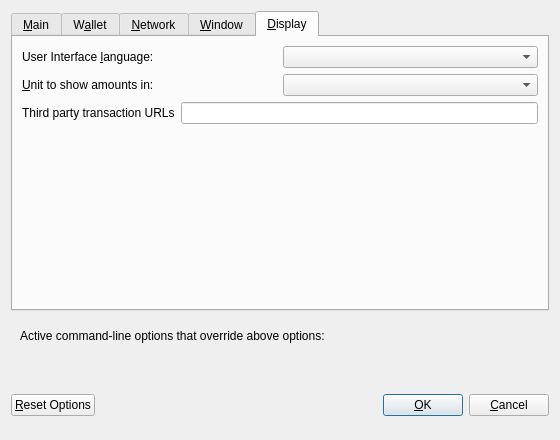
<?xml version="1.0" encoding="UTF-8"?>
<ui version="4.0">
 <class>OptionsDialog</class>
 <widget class="QDialog" name="OptionsDialog">
  <property name="geometry">
   <rect>
    <x>0</x>
    <y>0</y>
    <width>560</width>
    <height>440</height>
   </rect>
  </property>
  <property name="windowTitle">
   <string>Options</string>
  </property>
  <property name="styleSheet">
   <string notr="true"/>
  </property>
  <property name="modal">
   <bool>true</bool>
  </property>
  <layout class="QVBoxLayout" name="verticalLayout">
   <item>
    <widget class="QTabWidget" name="tabWidget">
     <property name="currentIndex">
      <number>4</number>
     </property>
     <widget class="QWidget" name="tabMain">
      <attribute name="title">
       <string>&amp;Main</string>
      </attribute>
      <layout class="QVBoxLayout" name="verticalLayout_Main">
       <item>
        <widget class="QCheckBox" name="navcoinAtStartup">
         <property name="toolTip">
          <string>Automatically start %1 after logging in to the system.</string>
         </property>
         <property name="text">
          <string>&amp;Start %1 on system login</string>
         </property>
        </widget>
       </item>
       <item>
        <layout class="QHBoxLayout" name="horizontalLayout_2_Main">
         <item>
          <widget class="QLabel" name="databaseCacheLabel">
           <property name="text">
            <string>Size of &amp;database cache</string>
           </property>
           <property name="textFormat">
            <enum>Qt::PlainText</enum>
           </property>
           <property name="buddy">
            <cstring>databaseCache</cstring>
           </property>
          </widget>
         </item>
         <item>
          <widget class="QSpinBox" name="databaseCache">
           <property name="styleSheet">
            <string notr="true"/>
           </property>
           <property name="frame">
            <bool>true</bool>
           </property>
           <property name="buttonSymbols">
            <enum>QAbstractSpinBox::NoButtons</enum>
           </property>
          </widget>
         </item>
         <item>
          <widget class="QLabel" name="databaseCacheUnitLabel">
           <property name="text">
            <string>MB</string>
           </property>
           <property name="textFormat">
            <enum>Qt::PlainText</enum>
           </property>
          </widget>
         </item>
         <item>
          <spacer name="horizontalSpacer_2_Main">
           <property name="orientation">
            <enum>Qt::Horizontal</enum>
           </property>
           <property name="sizeHint" stdset="0">
            <size>
             <width>40</width>
             <height>20</height>
            </size>
           </property>
          </spacer>
         </item>
        </layout>
       </item>
       <item>
        <layout class="QHBoxLayout" name="horizontalLayout_3_Main">
         <item>
          <widget class="QLabel" name="threadsScriptVerifLabel">
           <property name="text">
            <string>Number of script &amp;verification threads</string>
           </property>
           <property name="textFormat">
            <enum>Qt::PlainText</enum>
           </property>
           <property name="buddy">
            <cstring>threadsScriptVerif</cstring>
           </property>
          </widget>
         </item>
         <item>
          <widget class="QSpinBox" name="threadsScriptVerif">
           <property name="toolTip">
            <string>(0 = auto, &lt;0 = leave that many cores free)</string>
           </property>
           <property name="styleSheet">
            <string notr="true"/>
           </property>
           <property name="frame">
            <bool>true</bool>
           </property>
           <property name="buttonSymbols">
            <enum>QAbstractSpinBox::NoButtons</enum>
           </property>
          </widget>
         </item>
         <item>
          <spacer name="horizontalSpacer_3_Main">
           <property name="orientation">
            <enum>Qt::Horizontal</enum>
           </property>
           <property name="sizeHint" stdset="0">
            <size>
             <width>40</width>
             <height>20</height>
            </size>
           </property>
          </spacer>
         </item>
        </layout>
       </item>
       <item>
        <spacer name="verticalSpacer_Main">
         <property name="orientation">
          <enum>Qt::Vertical</enum>
         </property>
         <property name="sizeHint" stdset="0">
          <size>
           <width>20</width>
           <height>40</height>
          </size>
         </property>
        </spacer>
       </item>
      </layout>
     </widget>
     <widget class="QWidget" name="tabWallet">
      <attribute name="title">
       <string>W&amp;allet</string>
      </attribute>
      <layout class="QVBoxLayout" name="verticalLayout_Wallet">
       <item>
        <widget class="QGroupBox" name="groupBox">
         <property name="title">
          <string>Expert</string>
         </property>
         <layout class="QVBoxLayout" name="verticalLayout_2"/>
        </widget>
       </item>
       <item>
        <widget class="QCheckBox" name="coinControlFeatures">
         <property name="toolTip">
          <string>Whether to show coin control features or not.</string>
         </property>
         <property name="text">
          <string>Enable coin &amp;control features</string>
         </property>
        </widget>
       </item>
       <item>
        <widget class="QCheckBox" name="spendZeroConfChange">
         <property name="toolTip">
          <string>If you disable the spending of unconfirmed change, the change from a transaction cannot be used until that transaction has at least one confirmation. This also affects how your balance is computed.</string>
         </property>
         <property name="text">
          <string>&amp;Spend unconfirmed change</string>
         </property>
        </widget>
       </item>
       <item>
        <spacer name="verticalSpacer_Wallet">
         <property name="orientation">
          <enum>Qt::Vertical</enum>
         </property>
         <property name="sizeHint" stdset="0">
          <size>
           <width>20</width>
           <height>40</height>
          </size>
         </property>
        </spacer>
       </item>
      </layout>
     </widget>
     <widget class="QWidget" name="tabNetwork">
      <attribute name="title">
       <string>&amp;Network</string>
      </attribute>
      <layout class="QVBoxLayout" name="verticalLayout_Network">
       <item>
        <widget class="QCheckBox" name="mapPortUpnp">
         <property name="toolTip">
          <string>Automatically open the NavCoin client port on the router. This only works when your router supports UPnP and it is enabled.</string>
         </property>
         <property name="text">
          <string>Map port using &amp;UPnP</string>
         </property>
        </widget>
       </item>
       <item>
        <widget class="QCheckBox" name="allowIncoming">
         <property name="toolTip">
          <string>Accept connections from outside</string>
         </property>
         <property name="text">
          <string>Allow incoming connections</string>
         </property>
        </widget>
       </item>
       <item>
        <widget class="QCheckBox" name="connectSocks">
         <property name="toolTip">
          <string>Connect to the NavCoin network through a SOCKS5 proxy.</string>
         </property>
         <property name="text">
          <string>&amp;Connect through SOCKS5 proxy (default proxy):</string>
         </property>
        </widget>
       </item>
       <item>
        <layout class="QHBoxLayout" name="horizontalLayout_1_Network">
         <item>
          <widget class="QLabel" name="proxyIpLabel">
           <property name="text">
            <string>Proxy &amp;IP:</string>
           </property>
           <property name="textFormat">
            <enum>Qt::PlainText</enum>
           </property>
           <property name="buddy">
            <cstring>proxyIp</cstring>
           </property>
          </widget>
         </item>
         <item>
          <widget class="QValidatedLineEdit" name="proxyIp">
           <property name="minimumSize">
            <size>
             <width>140</width>
             <height>0</height>
            </size>
           </property>
           <property name="maximumSize">
            <size>
             <width>140</width>
             <height>16777215</height>
            </size>
           </property>
           <property name="toolTip">
            <string>IP address of the proxy (e.g. IPv4: 127.0.0.1 / IPv6: ::1)</string>
           </property>
          </widget>
         </item>
         <item>
          <widget class="QLabel" name="proxyPortLabel">
           <property name="text">
            <string>&amp;Port:</string>
           </property>
           <property name="textFormat">
            <enum>Qt::PlainText</enum>
           </property>
           <property name="buddy">
            <cstring>proxyPort</cstring>
           </property>
          </widget>
         </item>
         <item>
          <widget class="QLineEdit" name="proxyPort">
           <property name="minimumSize">
            <size>
             <width>55</width>
             <height>0</height>
            </size>
           </property>
           <property name="maximumSize">
            <size>
             <width>55</width>
             <height>16777215</height>
            </size>
           </property>
           <property name="toolTip">
            <string>Port of the proxy (e.g. 9050)</string>
           </property>
          </widget>
         </item>
         <item>
          <spacer name="horizontalSpacer_1_Network">
           <property name="orientation">
            <enum>Qt::Horizontal</enum>
           </property>
           <property name="sizeHint" stdset="0">
            <size>
             <width>40</width>
             <height>20</height>
            </size>
           </property>
          </spacer>
         </item>
        </layout>
       </item>
       <item>
        <layout class="QHBoxLayout" name="horizontalLayout_2_Network">
         <item>
          <widget class="QLabel" name="proxyActiveNets">
           <property name="text">
            <string>Used for reaching peers via:</string>
           </property>
           <property name="textFormat">
            <enum>Qt::PlainText</enum>
           </property>
          </widget>
         </item>
         <item>
          <widget class="QCheckBox" name="proxyReachIPv4">
           <property name="enabled">
            <bool>false</bool>
           </property>
           <property name="toolTip">
            <string>Shows, if the supplied default SOCKS5 proxy is used to reach peers via this network type.</string>
           </property>
           <property name="text">
            <string/>
           </property>
          </widget>
         </item>
         <item>
          <widget class="QLabel" name="proxyReachIPv4Label">
           <property name="text">
            <string>IPv4</string>
           </property>
           <property name="textFormat">
            <enum>Qt::PlainText</enum>
           </property>
          </widget>
         </item>
         <item>
          <widget class="QCheckBox" name="proxyReachIPv6">
           <property name="enabled">
            <bool>false</bool>
           </property>
           <property name="toolTip">
            <string>Shows, if the supplied default SOCKS5 proxy is used to reach peers via this network type.</string>
           </property>
           <property name="text">
            <string/>
           </property>
          </widget>
         </item>
         <item>
          <widget class="QLabel" name="proxyReachIPv6Label">
           <property name="text">
            <string>IPv6</string>
           </property>
           <property name="textFormat">
            <enum>Qt::PlainText</enum>
           </property>
          </widget>
         </item>
         <item>
          <widget class="QCheckBox" name="proxyReachTor">
           <property name="enabled">
            <bool>false</bool>
           </property>
           <property name="toolTip">
            <string>Shows, if the supplied default SOCKS5 proxy is used to reach peers via this network type.</string>
           </property>
           <property name="text">
            <string/>
           </property>
          </widget>
         </item>
         <item>
          <widget class="QLabel" name="proxyReachTorLabel">
           <property name="text">
            <string>Tor</string>
           </property>
           <property name="textFormat">
            <enum>Qt::PlainText</enum>
           </property>
          </widget>
         </item>
         <item>
          <spacer name="horizontalSpacer_2_Network">
           <property name="orientation">
            <enum>Qt::Horizontal</enum>
           </property>
           <property name="sizeHint" stdset="0">
            <size>
             <width>40</width>
             <height>20</height>
            </size>
           </property>
          </spacer>
         </item>
        </layout>
       </item>
       <item>
        <widget class="QCheckBox" name="connectSocksTor">
         <property name="toolTip">
          <string>Connect to the NavCoin network through a separate SOCKS5 proxy for Tor hidden services.</string>
         </property>
         <property name="text">
          <string>Use separate SOCKS5 proxy to reach peers via Tor hidden services:</string>
         </property>
        </widget>
       </item>
       <item>
        <layout class="QHBoxLayout" name="horizontalLayout_3_Network">
         <item>
          <widget class="QLabel" name="proxyIpTorLabel">
           <property name="text">
            <string>Proxy &amp;IP:</string>
           </property>
           <property name="textFormat">
            <enum>Qt::PlainText</enum>
           </property>
           <property name="buddy">
            <cstring>proxyIpTor</cstring>
           </property>
          </widget>
         </item>
         <item>
          <widget class="QValidatedLineEdit" name="proxyIpTor">
           <property name="minimumSize">
            <size>
             <width>140</width>
             <height>0</height>
            </size>
           </property>
           <property name="maximumSize">
            <size>
             <width>140</width>
             <height>16777215</height>
            </size>
           </property>
           <property name="toolTip">
            <string>IP address of the proxy (e.g. IPv4: 127.0.0.1 / IPv6: ::1)</string>
           </property>
          </widget>
         </item>
         <item>
          <widget class="QLabel" name="proxyPortTorLabel">
           <property name="text">
            <string>&amp;Port:</string>
           </property>
           <property name="textFormat">
            <enum>Qt::PlainText</enum>
           </property>
           <property name="buddy">
            <cstring>proxyPortTor</cstring>
           </property>
          </widget>
         </item>
         <item>
          <widget class="QLineEdit" name="proxyPortTor">
           <property name="minimumSize">
            <size>
             <width>55</width>
             <height>0</height>
            </size>
           </property>
           <property name="maximumSize">
            <size>
             <width>55</width>
             <height>16777215</height>
            </size>
           </property>
           <property name="toolTip">
            <string>Port of the proxy (e.g. 9050)</string>
           </property>
          </widget>
         </item>
         <item>
          <spacer name="horizontalSpacer_4_Network">
           <property name="orientation">
            <enum>Qt::Horizontal</enum>
           </property>
           <property name="sizeHint" stdset="0">
            <size>
             <width>40</width>
             <height>20</height>
            </size>
           </property>
          </spacer>
         </item>
        </layout>
       </item>
       <item>
        <spacer name="verticalSpacer_Network">
         <property name="orientation">
          <enum>Qt::Vertical</enum>
         </property>
         <property name="sizeHint" stdset="0">
          <size>
           <width>20</width>
           <height>40</height>
          </size>
         </property>
        </spacer>
       </item>
      </layout>
     </widget>
     <widget class="QWidget" name="tabWindow">
      <attribute name="title">
       <string>&amp;Window</string>
      </attribute>
      <layout class="QVBoxLayout" name="verticalLayout_Window">
       <item>
        <widget class="QCheckBox" name="hideTrayIcon">
         <property name="toolTip">
          <string>&amp;Hide the icon from the system tray.</string>
         </property>
         <property name="text">
          <string>Hide tray icon</string>
         </property>
        </widget>
       </item>
       <item>
        <widget class="QCheckBox" name="minimizeToTray">
         <property name="toolTip">
          <string>Show only a tray icon after minimizing the window.</string>
         </property>
         <property name="text">
          <string>&amp;Minimize to the tray instead of the taskbar</string>
         </property>
        </widget>
       </item>
       <item>
        <widget class="QCheckBox" name="minimizeOnClose">
         <property name="toolTip">
          <string>Minimize instead of exit the application when the window is closed. When this option is enabled, the application will be closed only after selecting Exit in the menu.</string>
         </property>
         <property name="text">
          <string>M&amp;inimize on close</string>
         </property>
        </widget>
       </item>
       <item>
        <spacer name="verticalSpacer_Window">
         <property name="orientation">
          <enum>Qt::Vertical</enum>
         </property>
         <property name="sizeHint" stdset="0">
          <size>
           <width>20</width>
           <height>40</height>
          </size>
         </property>
        </spacer>
       </item>
      </layout>
     </widget>
     <widget class="QWidget" name="tabDisplay">
      <attribute name="title">
       <string>&amp;Display</string>
      </attribute>
      <layout class="QVBoxLayout" name="verticalLayout_Display">
       <item>
        <layout class="QHBoxLayout" name="horizontalLayout_1_Display">
         <item>
          <widget class="QLabel" name="langLabel">
           <property name="text">
            <string>User Interface &amp;language:</string>
           </property>
           <property name="textFormat">
            <enum>Qt::PlainText</enum>
           </property>
           <property name="buddy">
            <cstring>lang</cstring>
           </property>
          </widget>
         </item>
         <item>
          <widget class="QValueComboBox" name="lang">
           <property name="toolTip">
            <string>The user interface language can be set here. This setting will take effect after restarting %1.</string>
           </property>
           <property name="styleSheet">
            <string notr="true"/>
           </property>
          </widget>
         </item>
        </layout>
       </item>
       <item>
        <layout class="QHBoxLayout" name="horizontalLayout_2_Display">
         <item>
          <widget class="QLabel" name="unitLabel">
           <property name="text">
            <string>&amp;Unit to show amounts in:</string>
           </property>
           <property name="textFormat">
            <enum>Qt::PlainText</enum>
           </property>
           <property name="buddy">
            <cstring>unit</cstring>
           </property>
          </widget>
         </item>
         <item>
          <widget class="QValueComboBox" name="unit">
           <property name="toolTip">
            <string>Choose the default subdivision unit to show in the interface and when sending coins.</string>
           </property>
           <property name="styleSheet">
            <string notr="true"/>
           </property>
          </widget>
         </item>
        </layout>
       </item>
       <item>
        <layout class="QHBoxLayout" name="horizontalLayout_3_Display">
         <item>
          <widget class="QLabel" name="thirdPartyTxUrlsLabel">
           <property name="toolTip">
            <string>Third party URLs (e.g. a block explorer) that appear in the transactions tab as context menu items. %s in the URL is replaced by transaction hash. Multiple URLs are separated by vertical bar |.</string>
           </property>
           <property name="text">
            <string>Third party transaction URLs</string>
           </property>
           <property name="buddy">
            <cstring>thirdPartyTxUrls</cstring>
           </property>
          </widget>
         </item>
         <item>
          <widget class="QLineEdit" name="thirdPartyTxUrls">
           <property name="toolTip">
            <string>Third party URLs (e.g. a block explorer) that appear in the transactions tab as context menu items. %s in the URL is replaced by transaction hash. Multiple URLs are separated by vertical bar |.</string>
           </property>
           <property name="styleSheet">
            <string notr="true"/>
           </property>
          </widget>
         </item>
        </layout>
       </item>
       <item>
        <spacer name="verticalSpacer_Display">
         <property name="orientation">
          <enum>Qt::Vertical</enum>
         </property>
         <property name="sizeHint" stdset="0">
          <size>
           <width>20</width>
           <height>40</height>
          </size>
         </property>
        </spacer>
       </item>
      </layout>
     </widget>
    </widget>
   </item>
   <item>
    <widget class="QFrame" name="frame">
     <layout class="QVBoxLayout" name="verticalLayout_Bottom">
      <item>
       <layout class="QHBoxLayout" name="horizontalLayout_Bottom">
        <item>
         <widget class="QLabel" name="overriddenByCommandLineInfoLabel">
          <property name="text">
           <string>Active command-line options that override above options:</string>
          </property>
          <property name="textFormat">
           <enum>Qt::PlainText</enum>
          </property>
         </widget>
        </item>
        <item>
         <spacer name="horizontalSpacer_Bottom">
          <property name="orientation">
           <enum>Qt::Horizontal</enum>
          </property>
          <property name="sizeHint" stdset="0">
           <size>
            <width>40</width>
            <height>20</height>
           </size>
          </property>
         </spacer>
        </item>
       </layout>
      </item>
      <item>
       <widget class="QLabel" name="overriddenByCommandLineLabel">
        <property name="text">
         <string/>
        </property>
        <property name="textFormat">
         <enum>Qt::PlainText</enum>
        </property>
        <property name="wordWrap">
         <bool>true</bool>
        </property>
       </widget>
      </item>
     </layout>
    </widget>
   </item>
   <item>
    <layout class="QHBoxLayout" name="horizontalLayout_Buttons">
     <item>
      <widget class="QPushButton" name="resetButton">
       <property name="toolTip">
        <string>Reset all client options to default.</string>
       </property>
       <property name="styleSheet">
        <string notr="true"/>
       </property>
       <property name="text">
        <string>&amp;Reset Options</string>
       </property>
       <property name="autoDefault">
        <bool>false</bool>
       </property>
      </widget>
     </item>
     <item>
      <spacer name="horizontalSpacer_1">
       <property name="orientation">
        <enum>Qt::Horizontal</enum>
       </property>
       <property name="sizeHint" stdset="0">
        <size>
         <width>40</width>
         <height>48</height>
        </size>
       </property>
      </spacer>
     </item>
     <item>
      <widget class="QLabel" name="statusLabel">
       <property name="minimumSize">
        <size>
         <width>200</width>
         <height>0</height>
        </size>
       </property>
       <property name="font">
        <font>
         <weight>75</weight>
         <bold>true</bold>
        </font>
       </property>
       <property name="text">
        <string/>
       </property>
       <property name="textFormat">
        <enum>Qt::PlainText</enum>
       </property>
       <property name="wordWrap">
        <bool>true</bool>
       </property>
      </widget>
     </item>
     <item>
      <spacer name="horizontalSpacer_2">
       <property name="orientation">
        <enum>Qt::Horizontal</enum>
       </property>
       <property name="sizeHint" stdset="0">
        <size>
         <width>40</width>
         <height>48</height>
        </size>
       </property>
      </spacer>
     </item>
     <item>
      <widget class="QPushButton" name="okButton">
       <property name="styleSheet">
        <string notr="true"/>
       </property>
       <property name="text">
        <string>&amp;OK</string>
       </property>
       <property name="autoDefault">
        <bool>false</bool>
       </property>
       <property name="default">
        <bool>true</bool>
       </property>
      </widget>
     </item>
     <item>
      <widget class="QPushButton" name="cancelButton">
       <property name="styleSheet">
        <string notr="true"/>
       </property>
       <property name="text">
        <string>&amp;Cancel</string>
       </property>
       <property name="autoDefault">
        <bool>false</bool>
       </property>
      </widget>
     </item>
    </layout>
   </item>
  </layout>
 </widget>
 <customwidgets>
  <customwidget>
   <class>QValidatedLineEdit</class>
   <extends>QLineEdit</extends>
   <header>qvalidatedlineedit.h</header>
  </customwidget>
  <customwidget>
   <class>QValueComboBox</class>
   <extends>QComboBox</extends>
   <header>qvaluecombobox.h</header>
  </customwidget>
 </customwidgets>
 <resources/>
 <connections/>
</ui>
